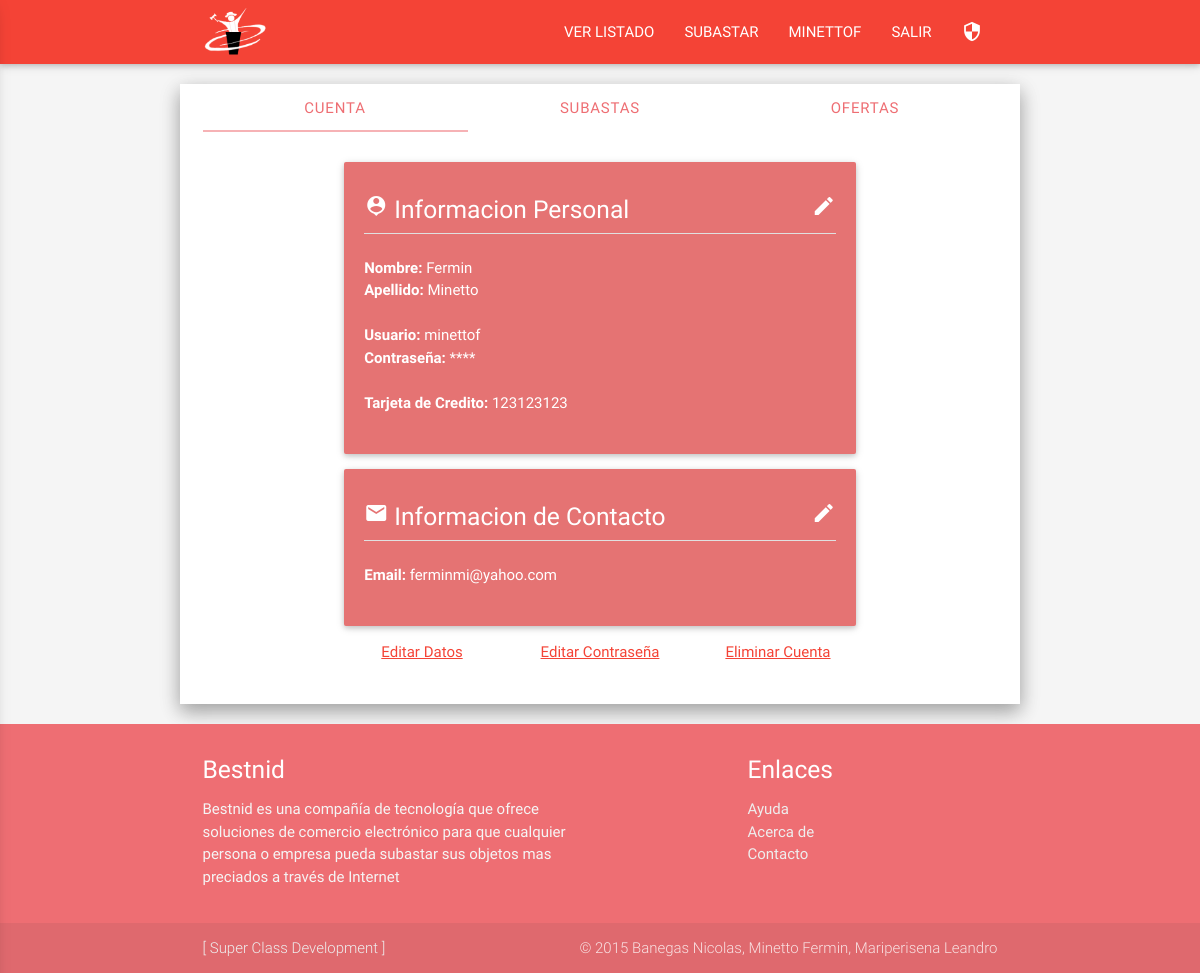
Screenshot of /Perfil.php (signed in) with the database file from the repository.
### tables this page shows
CREATE TABLE IF NOT EXISTS `usuario` (
  `id` int(11) NOT NULL AUTO_INCREMENT,
  `nombre` varchar(45) NOT NULL,
  `apellido` varchar(45) NOT NULL,
  `documento` int(11) NOT NULL,
  `user` varchar(45) NOT NULL,
  `pass` varchar(45) NOT NULL,
  `email` varchar(50) NOT NULL,
  `tarjeta_credito` int(11) NOT NULL,
  `admin` tinyint(1) NOT NULL,
  `deleted` tinyint(1) NOT NULL,
  `token` varchar(32) NOT NULL,
  PRIMARY KEY (`id`)
);

### includes/modelo.class.php (called while the page is built, shortened)
<?php
class Modelo {
	private static $user = 'root';
	private static $pass = '';
	private static $host = '127.0.0.1';
	private static $dbnm = 'bestnid';
	private $con;
	function __construct() {
		$this->con = new mysqli(
			self::$host,
			self::$user,
			self::$pass,
			self::$dbnm);
		$this->con->set_charset("utf8");
	}
				else{ ?><p class="center red-text"> Contraseña Invalida </p> <?php return false;}
		?><p class="center red-text"> Usuario Invalido </p> <?php
	public function getUser($id){
		$res = $this->con->query("SELECT * FROM usuario WHERE id = '{$id}' ");
		$fila = array();
		$fila[] = $res->fetch_assoc() ;
		$resultado = $fila[0];
		return $resultado;
	}
}
?>

### MiCuenta.php (shortened to what this page needs)
<?php $usuario = $con->getUser($_SESSION['id']); ?>
<div class="container">
	<div class="card-panel red lighten-2 white-text">
		<h5><i class="material-icons">person_pin</i> Informacion Personal <a href="updateProfile.php"><i class="white-text material-icons right tooltipped" data-position="right" data-delay="30" data-tooltip="Modificar tus datos personales">mode_edit</i></a></h5>
		<li class="divider"></li><br>
		<div class="row">
			<div class="col s12">
			<span><b>Nombre:</b> <?php echo $usuario['nombre'];?></span>
			<br>
			<span><b>Apellido:</b> <?php echo $usuario['apellido'];?></span>
			</div>
			<div class="col s12">
			<br>
			<span><b>Usuario:</b> <?php echo $usuario['user'];?></span>
			<br>
			<span><b>Contraseña:</b> **** </span>
			</div>
			<div class="col s12 ">
			<br>
			<span><b>Tarjeta de Credito:</b> <?php echo $usuario['tarjeta_credito'];?></span>
			</div>
		</div>
	</div>
	<div class="card-panel red lighten-2 white-text">
		<h5><i class="material-icons">email</i> Informacion de Contacto <a href="updateProfile.php"><i class="white-text material-icons right tooltipped" data-position="right" data-delay="30" data-tooltip="Modificar tus datos personales">mode_edit</i></a></h5>
		<li class="divider"></li><br>
		<div class="row">
			<div class="col s12 m6">
			<span><b>Email:</b> <?php echo $usuario['email'];?></span>
			</div>
		</div>
	</div>
	<div class="row center-align valign">
		<div class="col s6 m4">
		<a class="red-text tooltipped" data-position="bottom" data-delay="30" data-tooltip="Modificar tus datos personales" href="updateProfile.php"><u>Editar Datos</u></a>
		</div>
		<div class="col s6 m4" >
		<a class="red-text tooltipped" data-position="bottom" data-delay="30" data-tooltip="Modificar unicamente tu contraseña" href="updatePassword.php"><u>Editar Contraseña</u></a>
		</div>
		<div class="col s12 m4 valign" >
		<a class="red-text tooltipped modal-trigger" data-position="bottom" data-delay="30" data-tooltip="Eliminar tu cuenta" href="#Eliminar"><u>Eliminar Cuenta</u></a>
		</div>
	</div>
</div>

### styles/main.css (style rules this page uses)
body { background-color: #f5f5f5; display: flex; min-height: 100vh; flex-direction: column; }

### rows the page displays
usuario: nombre "Fermin", apellido "Minetto", user "minettof", tarjeta_credito "123123123", email "ferminmi@yahoo.com"

### other values shown
$_SESSION['user'] "MINETTOF"
